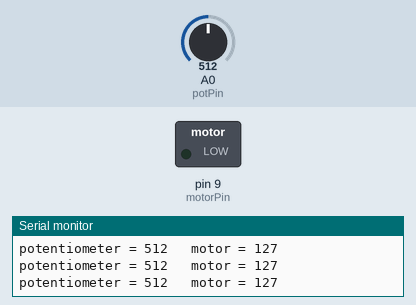
This sketch was run on a simulated Arduino Uno, built with avr-gcc and run on an emulated ATmega328P. Shown: switched loads named in the sketch (green lamp = pin HIGH), the last lines printed to the serial monitor. The inputs (shaded band) are chosen by the test bench; at power-on: A0 (potPin) = 512.

Above: at 1.2 s.
1.3 s: A0 (potPin) set to 901
4.3 s: A0 (potPin) set to 934
At 4.6 s:
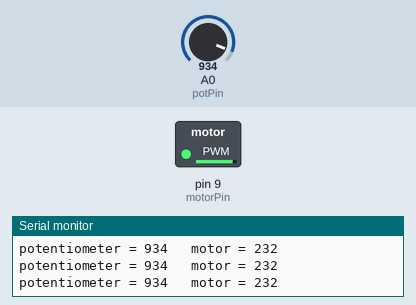
5.8 s: A0 (potPin) set to 988
At 6.8 s:
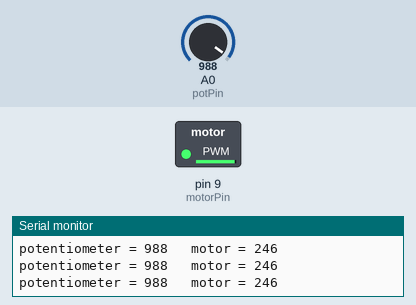
8.8 s: A0 (potPin) set to 1011
At 9.3 s:
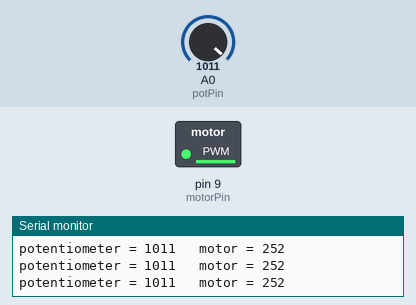
11.8 s: A0 (potPin) set to 900
At 12.5 s:
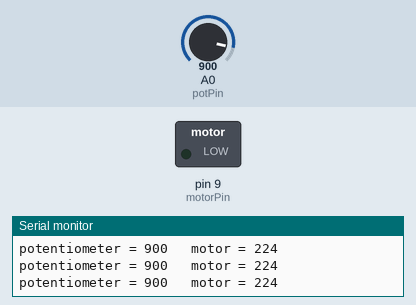
14.8 s: A0 (potPin) set to 1023
At 16.2 s:
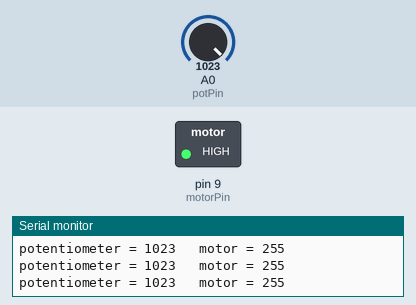
Timing chart, 0 to 17.8 s (numbered marks = the images above; inputs shaded):
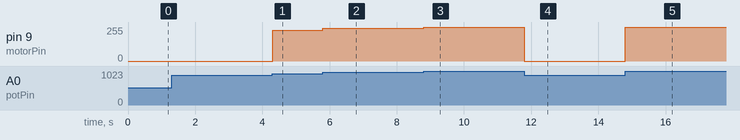

Measured:
- the behaviour switches between 918 and 919 on A0 (potPin) (found by bisection; images 0 and 1)
- after the input at 4.3 s, pin 9 (motorPin): 0/255 → 232/255 at once
- after the input at 5.8 s, pin 9 (motorPin): 232/255 → 246/255 at once
- after the input at 8.8 s, pin 9 (motorPin): 246/255 → 252/255 at once
- after the input at 11.8 s, pin 9 (motorPin): 252/255 → 0/255 at once
- after the input at 14.8 s, pin 9 (motorPin): 0/255 → 255/255 at once

The sketch:

simple_motor_speed_controller.ino
```cpp
int potPin = A0;
int motorPin = 9;
int potValue = 0;
int motorValue = 0;
int motorCutoff = 228;

void setup() {
 Serial.begin(38400);
}
void loop() {
 potValue = analogRead(potPin);
 motorValue = map(potValue, 0, 1023, 0, 255);
 if(motorValue > motorCutoff) {
   analogWrite(motorPin, motorValue);
 } else {
   digitalWrite(motorPin, LOW);
 }
 Serial.print("potentiometer = " );
 Serial.print(potValue);
 Serial.print("\t motor = ");
 Serial.println(motorValue);
 delay(2);
}
```
